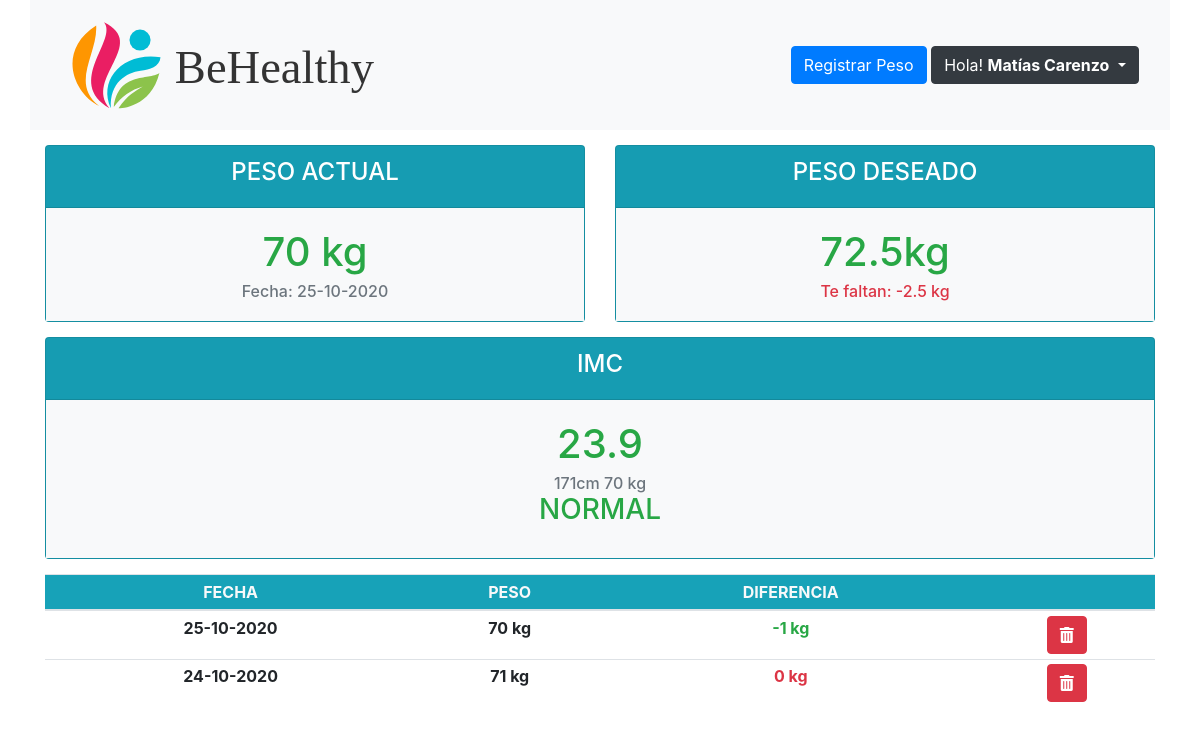
Screenshot of /home.php (signed in) with the database file from the repository.
### tables this page shows
CREATE TABLE `registros` (
  `idregistro` int(10) NOT NULL,
  `fecha` date NOT NULL,
  `peso` float NOT NULL,
  `idpersona` int(10) NOT NULL
);

### clases/Usuario.php (called while the page is built, shortened)
<?php
class Usuario
{
    protected $id;
    protected $nombre;
    protected $apellido;
    protected $estatura;
    protected $pesodeseado;
    public function getId() { return $this->id;}
    public function getNombreApellido() {return "$this->nombre $this->apellido";}
    public function getEstatura() {return $this->estatura;}
    public function getPesoDeseado() {return $this->pesodeseado;}
}

### .env.php (called while the page is built)
<?php
function credenciales() {
    return [
        'usuario'=>'root',
        'clave'=>'',
        'servidor'=>'localhost',
        'base_de_datos'=>'behealthy'
    ];
}

### clases/RepositorioRegistro.php (called while the page is built, shortened)
<?php
require_once '.env.php';
class RepositorioRegistro
{
    private static $conexion = null;
    public function __construct()
    {
        if (is_null(self::$conexion)) {
            $credenciales = credenciales();
            self::$conexion = new mysqli(   $credenciales['servidor'],
                                            $credenciales['usuario'],
                                            $credenciales['clave'],
                                            $credenciales['base_de_datos']);
            self::$conexion->set_charset('utf8');
        }
    }
    public function consultaRegistros($idUsuario)
    {
        $q = "SELECT * FROM registros ";
        $q.= "WHERE idpersona = ? ORDER BY fecha DESC";
        $query = self::$conexion->prepare($q);
        $query->bind_param("i", $idUsuario);
        if ( $query->execute() ) {
            $resultado = $query->get_result();
            $resultado = $resultado->fetch_all();
            return $resultado;
        }
        else {
            return false;
        }
    }
}

### clases/ControladorSesion.php (called while the page is built, shortened)
<?php
require_once 'Usuario.php';
require_once 'RepositorioRegistro.php';
class ControladorSesion
{
    public function getRegistros($idpersona)
    {
        $repo = new RepositorioRegistro();
        $listaRegistros = $repo->consultaRegistros($idpersona);
        if ($listaRegistros === false) {
            return [ false, "Error al cargar registros."];
        }
        else {
            return $listaRegistros;
        }
    }
}

### home.php (the view, shortened to what this page needs)
<?php
    require_once 'clases/Usuario.php';
    require_once 'clases/Registro.php';
    require_once 'clases/ControladorSesion.php';
    if (isset($_SESSION['usuario'])) {
        $usuario = unserialize($_SESSION['usuario']);
        $cs = new ControladorSesion();
        $tabla = $cs->getRegistros($usuario->getId());
      }
?>
<!DOCTYPE html>
<html>
    <head>
        <link rel="stylesheet" href="css/bootstrap.min.css">
        <link href="https://cdnjs.cloudflare.com/ajax/libs/font-awesome/5.14.0/css/all.min.css" rel="stylesheet">
    </head>
    <body class="container text-center ">
        <div class="row navbar bg-light">
            <div class="col-md-4 ">
                <img class="" src="ima/logo2.svg">
            </div>
            <div class="col-md-8 text-right">
                <button typy="button" class="btn btn-primary" data-toggle="modal" data-target="#registrarpeso">Registrar Peso </button>
                <div class="btn-group" role="group">
                      <button id="btnGroupDrop1" type="button" class="btn btn-dark dropdown-toggle" data-toggle="dropdown" aria-haspopup="true" aria-expanded="false">
                      Hola! <b><?=$usuario->getNombreApellido()?></b>
                      </button>
                </div>
            </div>
        </div>
        <div class="row text-center" style="margin-top: 15px;">
            <div class="col">
                <div class="card text-white bg-info " style="max-width: 100%;">
                    <div class="card-header"><h4>PESO ACTUAL</h4></div>
                    <div class="card-body bg-light">
                        <h1 class="text-success card-title"><?php
                        if (isset($tabla[0][2])){
                          echo $tabla[0][2].' kg';
                        } else {
                          echo "Sin Definir";
                        }
                        ?></h1>
                        <h6 class="text-secondary card-subtitle">Fecha: <?php
                        if (isset($tabla[0][1])){
                          echo $fechaNueva = date_format(date_create($tabla[0][1]),'d-m-Y');
                        } else {
                          echo "Sin Definir";
                        }
                        ?></h6>
                    </div>
                </div>
            </div>
            <div class="col">
                <div class="card text-white bg-info" style="max-width: 100%;">
                    <div class="card-header"><h4>PESO DESEADO</h4></div>
                    <div class="card-body bg-light">
                        <h1 class="text-success card-title"><?=$usuario->getPesoDeseado()?>kg</h1>
                        <h6 class="text-danger card-subtitle">Te faltan: <?php
                        if(isset($tabla[0][2])){
                          echo ($tabla[0][2]-$usuario->getPesoDeseado()). ' kg';
                        } else {
                          echo "Sin Definir";
                        }?></h6>
                    </div>
                </div>
            </div>
        </div>
        <div class="row text-center" style="margin-top: 15px;">
            <div class="col-md-12">
                <div class="card text-white bg-info " style="max-width: 100%;">
                    <div class="card-header"><h4>IMC</h4></div>
                    <div class="card-body bg-light">
                        <h1 id="imc" class="card-title"><?php
                        if (isset($tabla[0][2])){
                          echo $imc=round((($tabla[0][2]/($usuario->getEstatura()*$usuario->getEstatura()))*10000),1);
                        } else{
                          echo "Sin Definir";
                        }
                        ?></h1>
                        <h6 class="text-secondary card-subtitle"><?php
                        if (isset($tabla[0][2])){
                          echo $usuario->getEstatura()."cm";
                        }
                        ?>
                        <?php
                        if (isset($tabla[0][2])){
                          echo $tabla[0][2].' kg';
                        }else{
                          echo "Sin definir";
                        }
                        ?></h6>
                        <h3 id="escala" class="card-title"><?php
                        if (isset($imc)){
                          if (($imc>=18.5)&&($imc<25) ){ $escala="NORMAL";}
                          echo $escala;
                        }else{
                          echo "Sin Definir";
                        }
                        ?></h3>
                    </div>
                </div>
            </div>
        </div>
        <div class="row text-center font-weight-bold" style="margin: 15px 0px;">
          <table class="table table-sm text-center">
            <thead>
              <tr class="bg-info text-light">
                <th scope="col">FECHA</th>
                <th scope="col">PESO</th>
                <th scope="col">DIFERENCIA</th>
                <th scope="col"></th>
              </tr>
            </thead>
            <tbody>
                  <?php
                  $diferencia = [];
                  for($i=1;$i<count($tabla);$i++){
                    array_push($diferencia, $tabla[$i-1][2]-$tabla[$i][2]);
                  }
                  array_push($diferencia, 0);
                  for($i=0; $i<count($tabla); $i++){
                      echo '<tr>';
                      echo '<td>'.date_format(date_create($tabla[$i][1]), 'd-m-Y').'</td>';
                      echo '<td>'.$tabla[$i][2].' kg</td>';
                      echo '<td class="color">'.$diferencia[$i].' kg</td>';
                      echo '<td><button id="'.$tabla[$i][0].'" class="btn btn-danger btnEliminar" onclick="eliminar(this.id)"><i class="fas fa-trash-alt"></i>
                      </button> </td>';
                      echo '</tr>';
                  }
                ?>
            </tbody>
          </table>
        </div>
    </body>
</html>

### rows the page displays
registros: peso "70", fecha "25-10-2020", $tabla[0][2]-$usuario->getPesoDeseado() "-2.5", peso "23.9", peso "NORMAL", i "-1"
registros: fecha "24-10-2020", peso "71", i "0"

### other values shown
$usuario->getNombreApellido() "Matías Carenzo"
$usuario->getPesoDeseado() "72.5"
$usuario->getEstatura() "171"
